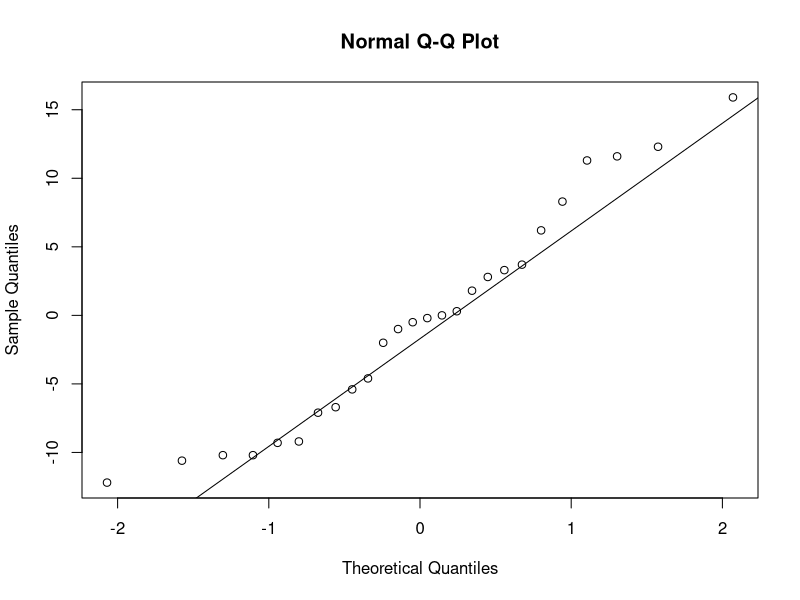
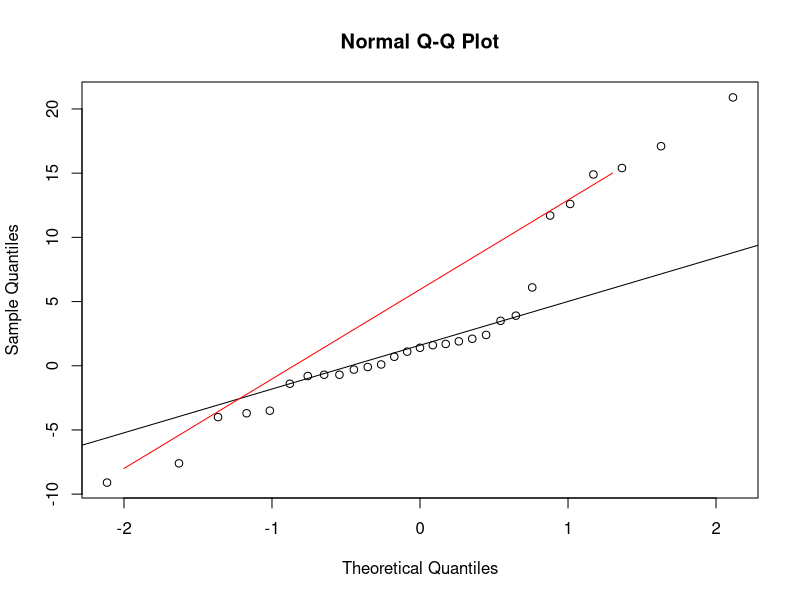
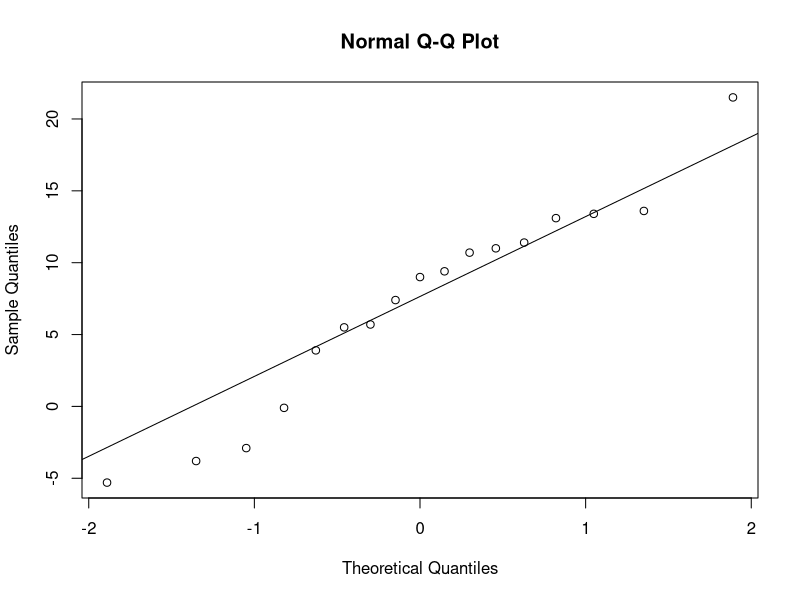
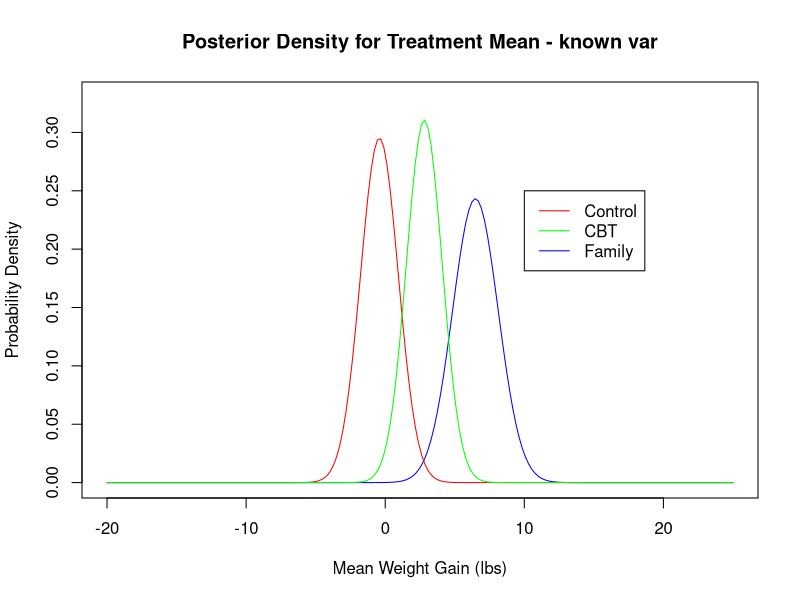
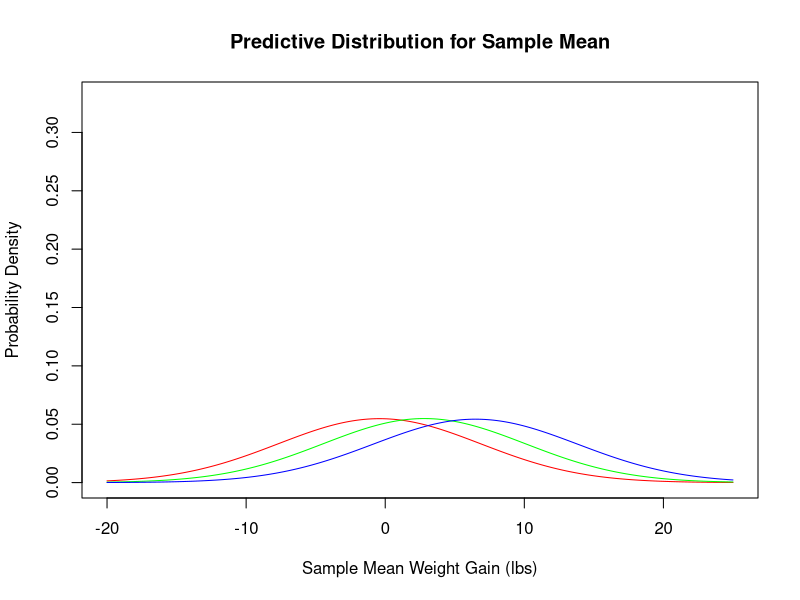
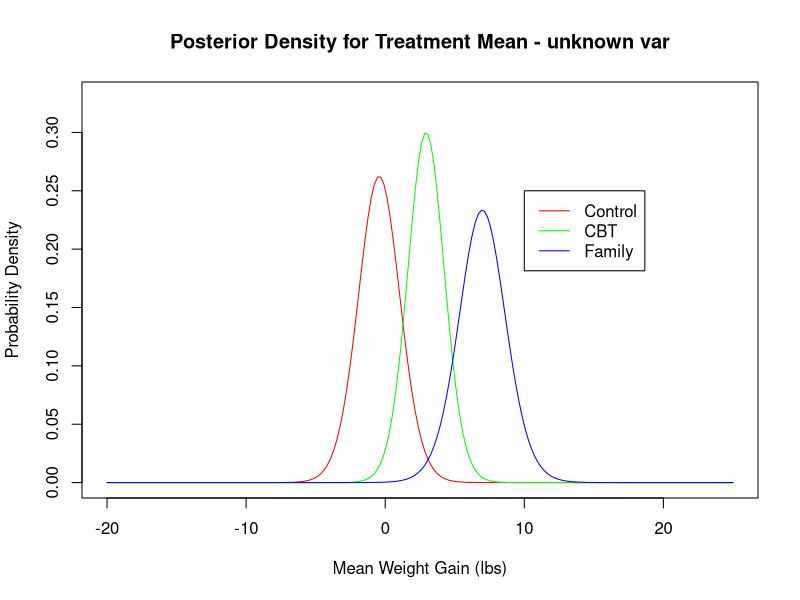
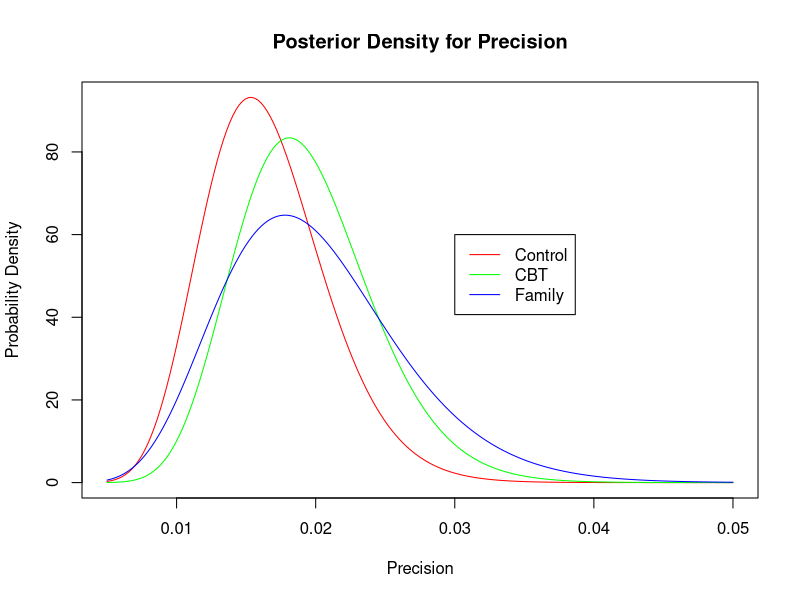
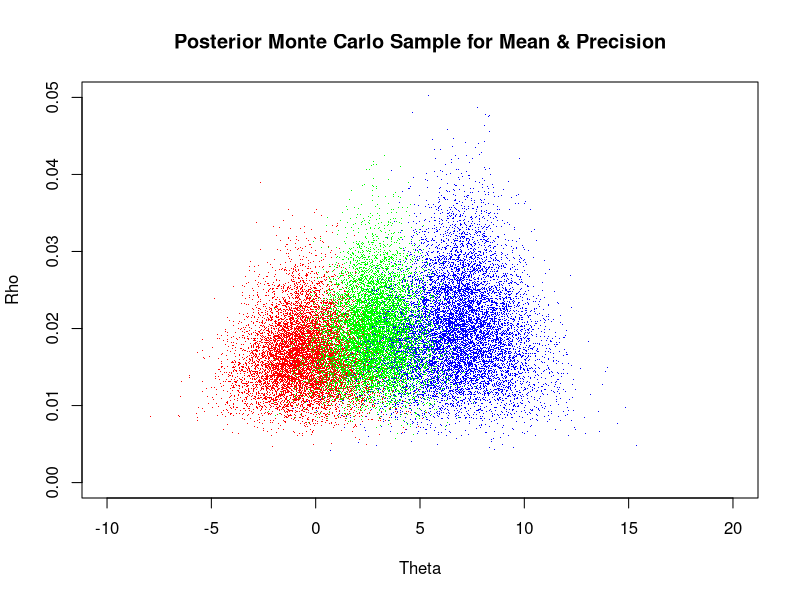

Recreate these plots in R, in order.
### Bayesian Inference and Decision Theory ###

# Anorexia Example (in-class exercise and extensions)

library(MASS)  # Load MASS package (contains anorexia data set)

# Extract family therapy cases
cases_FT = which(anorexia[,1]=="FT")
gain_FT = anorexia[cases_FT,3]-anorexia[cases_FT,2]

# Extract cognitive behavioral therapy cases
cases_CBT = which(anorexia[,1]=="CBT")
gain_CBT = anorexia[cases_CBT,3]-anorexia[cases_CBT,2]

# Extract control group cases
cases_Cont = which(anorexia[,1]=="Cont")
gain_Cont = anorexia[cases_Cont,3]-anorexia[cases_Cont,2]

# Questions to consider:
# 1. Are observations normally distributed?

qqnorm(gain_Cont)
qqline(gain_Cont)
qqnorm(gain_CBT)  # Definitely not normal!
qqline(gain_CBT)
lines(c(-2,1.3),c(-8,15),col="red") # Try a different line
qqnorm(gain_FT)
qqline(gain_FT)

# 2. Assume answer to #1 is yes. Assume standard deviation of
#    normal distribution is known and equal to average of
#    the sample standard deviations for the 3 groups
#    Assume mean for each group has normal prior distribution
#    with mu0 = 0 and standard deviation tau0 = 5
#    What is posterior distribution of the three group means?

# Estimate overall standard deviation (pretend it's known)
SD = mean(sd(gain_FT),sd(gain_CBT),sd(gain_Cont))

# Prior hyperparameters
mu0=0    # Expected mean weight gain is zero
tau0=5   # There is a wide range (+/- 10lbs) around this estimate

# Control group posterior hyperparameters
tau_Cont=1/sqrt(1/tau0^2+length(gain_Cont)/SD^2)
mu_Cont = (mu0/tau0^2+sum(gain_Cont)/SD^2) /
  (1/tau0^2+length(gain_Cont)/SD^2)

#CBT posterior hyperparameters
tau_CBT=1/sqrt(1/tau0^2+length(gain_CBT)/SD^2)
mu_CBT = (mu0/tau0^2+sum(gain_CBT)/SD^2) / 
  (1/tau0^2+length(gain_CBT)/SD^2)

# Family therapy posterior hyperparameters
tau_FT=1/sqrt(1/tau0^2+length(gain_FT)/SD^2)
mu_FT = (mu0/tau0^2+sum(gain_FT)/SD^2) / 
  (1/tau0^2+length(gain_FT)/SD^2)

# 3.Plot all 3 posterior density functions on the same axes
theta=seq(from=-20, to=25, length=200)
plot(theta, dnorm(theta,mu_FT,tau_FT), type="l",col="blue",
     ylim=c(0,0.33), 
     main="Posterior Density for Treatment Mean - known var",
     xlab="Mean Weight Gain (lbs)", ylab="Probability Density")
lines(theta, dnorm(theta,mu_Cont,tau_Cont), type="l",col="red")
lines(theta, dnorm(theta,mu_CBT,tau_CBT), type="l",col="green")
legend(10,0.25,
       c("Control","CBT","Family"),col=c("red","green","blue"),
       lty=c(1,1,1))

#4. Predictive distribution for sample of size 10 and size 1 (individual girl)

nobs=1   # Number of observations (set to 10 and repeat for 1)
pred_mean_Cont = mu_Cont
pred_SD_Cont = sqrt(SD^2/nobs + tau_Cont^2)
pred_mean_CBT = mu_CBT
pred_SD_CBT = sqrt(SD^2/nobs + tau_CBT^2)
pred_mean_FT = mu_FT
pred_SD_FT = sqrt(SD^2/nobs + tau_FT^2)

theta=seq(from=-20, to=25, length=200)
plot(theta, dnorm(theta,pred_mean_Cont,pred_SD_Cont),
     type="l",col="red",
     ylim=c(0,0.33),
     main="Predictive Distribution for Sample Mean",
     xlab = "Sample Mean Weight Gain (lbs)", ylab="Probability Density")
lines(theta, dnorm(theta,pred_mean_CBT,pred_SD_CBT), type="l",col="green")
lines(theta, dnorm(theta,pred_mean_FT,pred_SD_FT), type="l",col="blue")

#5. The unknown variance case

# We will use a prior that is similar to our known-variance prior
# Expected mean weight gain is zero. Use small virtual sample size
# alpha0 = 1. The expected observation precision is alpha0*beta0 = 0.02
# This corresponds to a standard deviation 1/sqrt(precision) of
# around 7, which is similar to our assumed known variance.
# Then we use k0 = 0.7, which gives about 5 as the center of
# our distribution for the standard deviation of theta.

mu0 = 0       # Expected mean weight gain is zero
alpha0 = 1    # Small virtual sample size for precision (SD about 7)
beta0 = 0.02  # Expected precision is 0.02
k0 = 0.7      # Precision multiplier 0.7

# Control group posterior hyperparameters
n_Cont=length(gain_Cont)
mu_Cont=(k0*mu0+sum(gain_Cont))/(k0+n_Cont)
k_Cont=k0+n_Cont
alpha_Cont=alpha0+n_Cont/2
beta_Cont=( 1/beta0 + 0.5*sum((gain_Cont-mean(gain_Cont))^2) + 
              0.5*k0*n_Cont/(k0+n_Cont)*(mean(gain_Cont)-mu0)^2 )^-1
spread_Cont <- sqrt(1/(k_Cont*alpha_Cont*beta_Cont))

#CBT posterior hyperparameters
n_CBT=length(gain_CBT)
mu_CBT=(k0*mu0+sum(gain_CBT))/(k0+n_CBT)
k_CBT=k0+n_CBT
alpha_CBT=alpha0+n_CBT/2
beta_CBT=( 1/beta0 + 0.5*sum((gain_CBT-mean(gain_CBT))^2) + 
              0.5*k0*n_CBT/(k0+n_CBT)*(mean(gain_CBT)-mu0)^2 )^-1
spread_CBT <- sqrt(1/(k_CBT*alpha_CBT*beta_CBT))

# Family therapy posterior hyperparameters
n_FT=length(gain_FT)
mu_FT=(k0*mu0+sum(gain_FT))/(k0+n_FT)
k_FT=k0+n_FT
alpha_FT=alpha0+n_FT/2
beta_FT=( 1/beta0 + 0.5*sum((gain_FT-mean(gain_FT))^2) + 
              0.5*k0*n_FT/(k0+n_FT)*(mean(gain_FT)-mu0)^2 )^-1
spread_FT <- sqrt(1/(k_FT*alpha_FT*beta_FT))


# Plot posterior density functions for 3 unknown means
theta=seq(from=-20, to=25, length=200)
std_Cont = (theta - mu_Cont)/spread_Cont  # Transform to center 0 spread 1 
t_dens_Cont = dt(std_Cont,df=2*alpha_Cont)/spread_Cont
std_CBT = (theta - mu_CBT)/spread_CBT  # Transform to center 0 spread 1 
t_dens_CBT = dt(std_CBT,df=2*alpha_CBT)/spread_CBT
std_FT = (theta - mu_FT)/spread_FT  # Transform to center 0 spread 1 
t_dens_FT = dt(std_FT,df=2*alpha_FT)/spread_FT

plot(theta, t_dens_Cont, type="l",col="red",
     ylim=c(0,0.33),
     main="Posterior Density for Treatment Mean - unknown var",
     xlab="Mean Weight Gain (lbs)", ylab="Probability Density")
lines(theta, t_dens_CBT, type="l",col="green")
lines(theta, t_dens_FT, type="l",col="blue")
legend(10,0.25,
       c("Control","CBT","Family"),col=c("red","green","blue"),
       lty=c(1,1,1))

# Plot posterior density functions for 3 unknown precisions
rho=seq(from=.005, to=0.05, length=200)
g_dens_Cont = dgamma(rho,shape=alpha_Cont,scale=beta_Cont)
g_dens_CBT = dgamma(rho,shape=alpha_CBT,scale=beta_CBT)
g_dens_FT = dgamma(rho,shape=alpha_FT,scale=beta_FT)

plot(rho, g_dens_Cont, type="l",col="red",
     main="Posterior Density for Precision",
     xlab = "Precision",ylab="Probability Density")
lines(rho, g_dens_CBT, type="l",col="green")
lines(rho, g_dens_FT, type="l",col="blue")
legend(0.03,60,
       c("Control","CBT","Family"),col=c("red","green","blue"),
       lty=c(1,1,1))

#5. Evaluating differences between treatments using direct Monte Carlo

#Simulate means and precisions

#Set simulation sample size
numSim <- 10000
# Simulate directly from the posterior distribution for (rho,theta)
rhoMC_Cont <- rgamma(numSim,shape=alpha_Cont,scale=beta_Cont) 
thetaMC_Cont <- rnorm(numSim,mean=mu_Cont,
                      sd=1/sqrt(k_Cont*rhoMC_Cont))
rhoMC_CBT <- rgamma(numSim,shape=alpha_CBT,scale=beta_CBT) 
thetaMC_CBT <- rnorm(numSim,mean=mu_CBT,
                      sd=1/sqrt(k_CBT*rhoMC_CBT))
rhoMC_FT <- rgamma(numSim,shape=alpha_FT,scale=beta_FT) 
thetaMC_FT <- rnorm(numSim,mean=mu_FT,
                      sd=1/sqrt(k_FT*rhoMC_FT))

# Plot all 3 data sets
plot(thetaMC_Cont,rhoMC_Cont,col="red",pch=".",
     xlim=c(-10,20),ylim=c(0,0.05),
     main="Posterior Monte Carlo Sample for Mean & Precision",
     xlab="Theta",ylab="Rho")
points(thetaMC_CBT,rhoMC_CBT,col="green",pch=".")
points(thetaMC_FT,rhoMC_FT,col="blue",pch=".")

# Arrange data in data frame
MCdata=as.data.frame(thetaMC_FT)
MCdata$CBT=thetaMC_CBT
MCdata$Cont=thetaMC_Cont
bestmean=pmax(thetaMC_FT,thetaMC_CBT,thetaMC_Cont)  # mean of best treatment
MCdata$Best=1    # Fill this column with treatment that's best
MCdata$Best[which(thetaMC_CBT==bestmean)]=2     # rows for which CBT is best
MCdata$Best[which(thetaMC_Cont==bestmean)]=3   # rows for which Cont is best

# Plot matrix of means for different treatments color-coded by which is best
pairs(MCdata[ , 1:3],
      col = c("blue", "green", "red")[MCdata$Best],   # Change color by group
      pch = ".",                                      # Change points by group
      labels = c("FT", "CBT", "Cont"),
      main = "Plot Matrix of Group Means")

# Estimate probability each treatment has highest mean weight gain
p_FT_Best = sum((thetaMC_FT>thetaMC_CBT)&(thetaMC_FT>thetaMC_Cont))/numSim
p_CBT_Best = sum((thetaMC_CBT>thetaMC_FT)&(thetaMC_CBT>thetaMC_Cont))/numSim
p_Cont_Best = sum((thetaMC_Cont>thetaMC_FT)&(thetaMC_Cont>thetaMC_CBT))/numSim


p_FT_Best_std = sum((1/sqrt(rhoMC_FT)>1/sqrt(rhoMC_CBT))&(1/sqrt(rhoMC_FT)>1/sqrt(rhoMC_Cont)))/numSim
p_CBT_Best_std = sum((1/sqrt(rhoMC_CBT)>1/sqrt(rhoMC_FT))&(1/sqrt(rhoMC_CBT)>1/sqrt(rhoMC_Cont)))/numSim
p_Cont_Best_std = sum((1/sqrt(rhoMC_Cont)>1/sqrt(rhoMC_FT))&(1/sqrt(rhoMC_Cont)>1/sqrt(rhoMC_CBT)))/numSim

print(p_FT_Best_std)
print(p_CBT_Best_std)
print(p_Cont_Best_std)
print(p_FT_Best_std+p_CBT_Best_std+p_Cont_Best_std)

p_FT_Best_std = sum((rhoMC_FT<rhoMC_CBT)&(rhoMC_FT<rhoMC_Cont))/numSim
p_CBT_Best_std = sum((rhoMC_CBT<rhoMC_FT)&(rhoMC_CBT<rhoMC_Cont))/numSim
p_Cont_Best_std = sum((rhoMC_Cont<rhoMC_FT)&(rhoMC_Cont<rhoMC_CBT))/numSim

print(p_FT_Best_std)
print(p_CBT_Best_std)
print(p_Cont_Best_std)
print(p_FT_Best_std+p_CBT_Best_std+p_Cont_Best_std)

mean(thetaMC_FT)
mean(thetaMC_CBT)
mean(thetaMC_Cont)

#simulating marginally
gainMC_FT <- rnorm(numSim,thetaMC_FT,1/sqrt(rhoMC_FT))
gainMC_CBT <- rnorm(numSim,thetaMC_CBT,1/sqrt(rhoMC_CBT))
gainMC_Cont <- rnorm(numSim,thetaMC_Cont,1/sqrt(rhoMC_Cont))
mean(gainMC_FT)
mean(gainMC_CBT)
mean(gainMC_Cont)

plot(density(gainMC_FT),col='blue',main='Predictive Density for one Girl weight gain')
lines(density(gainMC_CBT),col='green')
lines(density(gainMC_Cont),col='red')

p_FT_Best = sum((gainMC_FT>gainMC_CBT)&(gainMC_FT>gainMC_Cont))/numSim
p_CBT_Best = sum((gainMC_CBT>gainMC_FT)&(gainMC_CBT>gainMC_Cont))/numSim
p_Cont_Best = sum((gainMC_Cont>gainMC_FT)&(gainMC_Cont>gainMC_CBT))/numSim
p_FT_Best
p_CBT_Best
p_Cont_Best